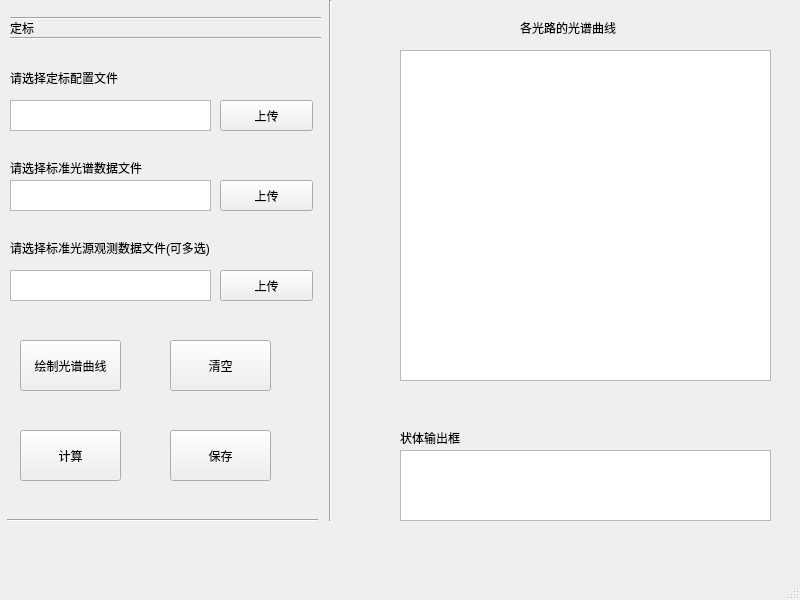
<?xml version="1.0" encoding="UTF-8"?>
<ui version="4.0">
 <class>MainWindow</class>
 <widget class="QMainWindow" name="MainWindow">
  <property name="geometry">
   <rect>
    <x>0</x>
    <y>0</y>
    <width>800</width>
    <height>600</height>
   </rect>
  </property>
  <property name="windowTitle">
   <string>MainWindow</string>
  </property>
  <widget class="QWidget" name="centralwidget">
   <widget class="Line" name="line">
    <property name="geometry">
     <rect>
      <x>320</x>
      <y>0</y>
      <width>20</width>
      <height>521</height>
     </rect>
    </property>
    <property name="orientation">
     <enum>Qt::Vertical</enum>
    </property>
   </widget>
   <widget class="QLabel" name="label">
    <property name="geometry">
     <rect>
      <x>10</x>
      <y>20</y>
      <width>72</width>
      <height>15</height>
     </rect>
    </property>
    <property name="text">
     <string>定标</string>
    </property>
   </widget>
   <widget class="Line" name="line_2">
    <property name="geometry">
     <rect>
      <x>10</x>
      <y>10</y>
      <width>311</width>
      <height>16</height>
     </rect>
    </property>
    <property name="orientation">
     <enum>Qt::Horizontal</enum>
    </property>
   </widget>
   <widget class="Line" name="line_3">
    <property name="geometry">
     <rect>
      <x>10</x>
      <y>30</y>
      <width>311</width>
      <height>16</height>
     </rect>
    </property>
    <property name="orientation">
     <enum>Qt::Horizontal</enum>
    </property>
   </widget>
   <widget class="QLabel" name="label_2">
    <property name="geometry">
     <rect>
      <x>10</x>
      <y>70</y>
      <width>151</width>
      <height>16</height>
     </rect>
    </property>
    <property name="text">
     <string>请选择定标配置文件</string>
    </property>
   </widget>
   <widget class="QLabel" name="label_3">
    <property name="geometry">
     <rect>
      <x>10</x>
      <y>160</y>
      <width>181</width>
      <height>16</height>
     </rect>
    </property>
    <property name="text">
     <string>请选择标准光谱数据文件</string>
    </property>
   </widget>
   <widget class="QLabel" name="label_4">
    <property name="geometry">
     <rect>
      <x>10</x>
      <y>240</y>
      <width>271</width>
      <height>16</height>
     </rect>
    </property>
    <property name="text">
     <string>请选择标准光源观测数据文件(可多选)</string>
    </property>
   </widget>
   <widget class="QLabel" name="label_5">
    <property name="geometry">
     <rect>
      <x>520</x>
      <y>20</y>
      <width>151</width>
      <height>16</height>
     </rect>
    </property>
    <property name="text">
     <string>各光路的光谱曲线</string>
    </property>
   </widget>
   <widget class="QLabel" name="label_6">
    <property name="geometry">
     <rect>
      <x>400</x>
      <y>430</y>
      <width>72</width>
      <height>15</height>
     </rect>
    </property>
    <property name="text">
     <string>状体输出框</string>
    </property>
   </widget>
   <widget class="QTextBrowser" name="textBrowser">
    <property name="geometry">
     <rect>
      <x>10</x>
      <y>100</y>
      <width>201</width>
      <height>31</height>
     </rect>
    </property>
   </widget>
   <widget class="QTextBrowser" name="textBrowser_2">
    <property name="geometry">
     <rect>
      <x>400</x>
      <y>450</y>
      <width>371</width>
      <height>71</height>
     </rect>
    </property>
   </widget>
   <widget class="QTextBrowser" name="textBrowser_3">
    <property name="geometry">
     <rect>
      <x>400</x>
      <y>50</y>
      <width>371</width>
      <height>331</height>
     </rect>
    </property>
   </widget>
   <widget class="QTextBrowser" name="textBrowser_4">
    <property name="geometry">
     <rect>
      <x>10</x>
      <y>270</y>
      <width>201</width>
      <height>31</height>
     </rect>
    </property>
   </widget>
   <widget class="QTextBrowser" name="textBrowser_5">
    <property name="geometry">
     <rect>
      <x>10</x>
      <y>180</y>
      <width>201</width>
      <height>31</height>
     </rect>
    </property>
   </widget>
   <widget class="QPushButton" name="pushButton">
    <property name="geometry">
     <rect>
      <x>220</x>
      <y>100</y>
      <width>93</width>
      <height>31</height>
     </rect>
    </property>
    <property name="text">
     <string>上传</string>
    </property>
   </widget>
   <widget class="QPushButton" name="pushButton_2">
    <property name="geometry">
     <rect>
      <x>220</x>
      <y>180</y>
      <width>93</width>
      <height>31</height>
     </rect>
    </property>
    <property name="text">
     <string>上传</string>
    </property>
   </widget>
   <widget class="QPushButton" name="pushButton_3">
    <property name="geometry">
     <rect>
      <x>220</x>
      <y>270</y>
      <width>93</width>
      <height>31</height>
     </rect>
    </property>
    <property name="text">
     <string>上传</string>
    </property>
   </widget>
   <widget class="QPushButton" name="pushButton_4">
    <property name="geometry">
     <rect>
      <x>20</x>
      <y>340</y>
      <width>101</width>
      <height>51</height>
     </rect>
    </property>
    <property name="text">
     <string>绘制光谱曲线</string>
    </property>
   </widget>
   <widget class="QPushButton" name="pushButton_5">
    <property name="geometry">
     <rect>
      <x>170</x>
      <y>340</y>
      <width>101</width>
      <height>51</height>
     </rect>
    </property>
    <property name="text">
     <string>清空</string>
    </property>
   </widget>
   <widget class="QPushButton" name="pushButton_6">
    <property name="geometry">
     <rect>
      <x>20</x>
      <y>430</y>
      <width>101</width>
      <height>51</height>
     </rect>
    </property>
    <property name="text">
     <string>计算</string>
    </property>
   </widget>
   <widget class="QPushButton" name="pushButton_7">
    <property name="geometry">
     <rect>
      <x>170</x>
      <y>430</y>
      <width>101</width>
      <height>51</height>
     </rect>
    </property>
    <property name="text">
     <string>保存</string>
    </property>
   </widget>
   <widget class="Line" name="line_4">
    <property name="geometry">
     <rect>
      <x>7</x>
      <y>510</y>
      <width>311</width>
      <height>20</height>
     </rect>
    </property>
    <property name="orientation">
     <enum>Qt::Horizontal</enum>
    </property>
   </widget>
  </widget>
  <widget class="QMenuBar" name="menubar">
   <property name="geometry">
    <rect>
     <x>0</x>
     <y>0</y>
     <width>800</width>
     <height>26</height>
    </rect>
   </property>
  </widget>
  <widget class="QStatusBar" name="statusbar"/>
 </widget>
 <resources/>
 <connections/>
</ui>
